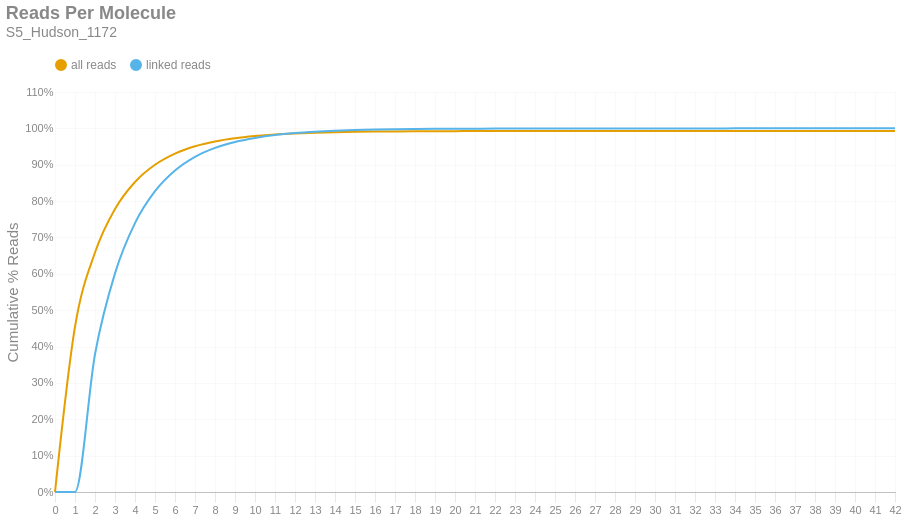

Notebook code cell kept with this figure:
### Markdown cell above
### Reads per Molecule
This chart shows the cumulative distribution of the number of reads per linked molecule. That is, how many alignments are associated with a unique molecule. This excludes the number of reads associated with invalid or absent linked-read barcodes. The `linked` histogram is the percentages recalculated when disregarding singletons.

### Code cell
if SKIPLR:
    print_html(f"Skipped")
else:
    counts = np.bincount(valids['reads'].cast(pl.Int64).to_numpy())
    weighted = counts * np.arange(len(counts))
    all_perc = weighted / n_reads
    linked_perc = weighted / n_linked_reads
    linked_perc[1] = 0
    binned_df = pl.DataFrame({
        'readsper': list(range(len(counts))),
        'all reads (cumsum)': np.cumsum(all_perc).tolist(),
        'linked reads (cumsum)': np.cumsum(linked_perc).tolist(),
    })

    with SafeRender(binned_df):
        (
            density_plot(binned_df, 'Reads Per Molecule', samplename, 'readspmol')
            .encode(
                x=alt.X('readsper:O', title=None).axis(labelAngle=0).scale(padding=0),
                y=alt.Y('value:Q', title='Cumulative % Reads').axis(format='%').stack(False),
                color=alt.Color("key:N").scale(domain=["all reads", "linked reads"]),
                tooltip=[
                    alt.Tooltip("key:N", title="Data Type"),
                    alt.Tooltip("readsper:O", title="Reads Per Molecule"),
                    alt.Tooltip("value:Q", format=".2%", title="% Reads (Cum.)")
                ]            
            )
        ).display()

### Figure 1 — Vega-Lite specification as saved in the notebook (floating-point values rounded to 4 significant figures)
{"width": "container", "height": 400, "config": {"title": {"anchor": "start", "dy": -15, "fontSize": 18, "color": "#888888", "subtitleColor": "#888888", "subtitleFontSize": 14}, "arc": {"fill": "#0072B2"}, "axis": {"domainColor": "#888888", "domainWidth": 0.5, "gridWidth": 0.2, "grid": false, "titleFontWeight": 400, "titleFontSize": 15, "labelFontSize": 11, "labelColor": "#888888", "tickColor": "#888888", "tickWidth": 0.2, "titleColor": "#888888"}, "axisBand": {"grid": false}, "axisX": {"grid": true, "tickSize": 10, "domainCap": "round"}, "axisY": {"domain": false, "grid": true, "tickSize": 0, "domainCap": "round"}, "background": "transparent", "header": {"labelFontSize": 15, "labelColor": "#888888", "titleFontSize": 15, "titleFontWeight": 600, "titleColor": "#888888"}, "legend": {"labelFont": "sans-serif", "labelFontSize": 12, "labelColor": "#888888", "symbolSize": 100, "symbolType": "circle", "titleFontSize": 12, "titlePadding": 10, "titleColor": "#888888", "title": null, "orient": "top"}, "range": {"category": ["#E69F00", "#56B4E9", "#009E73", "#F0E442", "#0072B2", "#D55E00", "#CC79A7", "#000000"], "diverging": ["#cfe8f3", "#a2d4ec", "#73bfe2", "#46abdb", "#1696d2", "#12719e"]}, "area": {"fill": "#0072B2", "fillOpacity": 0.7, "line": true, "strokeOpacity": 0.7}, "line": {"color": "#0072B2", "stroke": "#0072B2", "strokeWidth": 2}, "trail": {"color": "#0072B2", "stroke": "#0072B2", "strokeWidth": 0, "size": 1}, "point": {"filled": true, "fillOpacity": 1.0, "size": 95}, "text": {"color": "#888888", "fontSize": 11, "align": "right", "fontWeight": 400, "size": 11}, "bar": {"fill": "#0072B2", "stroke": null}, "view": {"stroke": null, "continuousWidth": 660, "continuousHeight": 400}}, "data": {"name": "data-66583e7cd63e602363eb4fb546dac94d"}, "mark": {"type": "line", "interpolate": "monotone", "point": {"opacity": 0, "size": 275}}, "encoding": {"color": {"field": "key", "scale": {"domain": ["all reads", "linked reads"]}, "type": "nominal"}, "tooltip": [{"field": "key", "title": "Data Type", "type": "nominal"}, {"field": "readsper", "title": "Reads Per Molecule", "type": "ordinal"}, {"field": "value", "format": ".2%", "title": "% Reads (Cum.)", "type": "quantitative"}], "x": {"axis": {"labelAngle": 0}, "field": "readsper", "scale": {"padding": 0}, "title": null, "type": "ordinal"}, "y": {"axis": {"format": "%"}, "field": "value", "stack": false, "title": "Cumulative % Reads", "type": "quantitative"}}, "params": [{"name": "param_c36ac31b6afebe62", "select": {"type": "point", "fields": ["key"]}, "bind": "legend"}], "title": {"text": "Reads Per Molecule", "subtitle": "S5_Hudson_1172"}, "transform": [{"fold": ["all reads (cumsum)", "linked reads (cumsum)"]}, {"calculate": "replace(datum.key, ' (cumsum)', '')", "as": "key"}, {"filter": {"param": "param_c36ac31b6afebe62"}}], "usermeta": {"embedOptions": {"downloadFileName": "S5_Hudson_1172.readspmol"}}, "$schema": "https://vega.github.io/schema/vega-lite/v6.1.0.json", "datasets": {"data-66583e7cd63e602363eb4fb546dac94d": [{"readsper": 0, "all reads (cumsum)": 0.0, "linked reads (cumsum)": 0.0}, {"readsper": 1, "all reads (cumsum)": 0.4544, "linked reads (cumsum)": 0.0}, {"readsper": 2, "all reads (cumsum)": 0.6585, "linked reads (cumsum)": 0.3789}, {"readsper": 3, "all reads (cumsum)": 0.7783, "linked reads (cumsum)": 0.6013}, {"readsper": 4, "all reads (cumsum)": 0.8526, "linked reads (cumsum)": 0.7393}, {"readsper": 5, "all reads (cumsum)": 0.8999, "linked reads (cumsum)": 0.8271}, {"readsper": 6, "all reads (cumsum)": 0.9306, "linked reads (cumsum)": 0.8841}, {"readsper": 7, "all reads (cumsum)": 0.9508, "linked reads (cumsum)": 0.9217}, {"readsper": 8, "all reads (cumsum)": 0.9641, "linked reads (cumsum)": 0.9463}, {"readsper": 9, "all reads (cumsum)": 0.9728, "linked reads (cumsum)": 0.9626}, {"readsper": 10, "all reads (cumsum)": 0.9788, "linked reads (cumsum)": 0.9736}, {"readsper": 11, "all reads (cumsum)": 0.9832, "linked reads (cumsum)": 0.9818}, {"readsper": 12, "all reads (cumsum)": 0.986, "linked reads (cumsum)": 0.9872}, {"readsper": 13, "all reads (cumsum)": 0.988, "linked reads (cumsum)": 0.9909}, {"readsper": 14, "all reads (cumsum)": 0.9895, "linked reads (cumsum)": 0.9935}, {"readsper": 15, "all reads (cumsum)": 0.9905, "linked reads (cumsum)": 0.9953}, {"readsper": 16, "all reads (cumsum)": 0.9911, "linked reads (cumsum)": 0.9966}, {"readsper": 17, "all reads (cumsum)": 0.9916, "linked reads (cumsum)": 0.9975}, {"readsper": 18, "all reads (cumsum)": 0.992, "linked reads (cumsum)": 0.9981}, {"readsper": 19, "all reads (cumsum)": 0.9922, "linked reads (cumsum)": 0.9986}, {"readsper": 20, "all reads (cumsum)": 0.9924, "linked reads (cumsum)": 0.999}, {"readsper": 21, "all reads (cumsum)": 0.9925, "linked reads (cumsum)": 0.9992}, {"readsper": 22, "all reads (cumsum)": 0.9926, "linked reads (cumsum)": 0.9994}, {"readsper": 23, "all reads (cumsum)": 0.9927, "linked reads (cumsum)": 0.9995}, {"readsper": 24, "all reads (cumsum)": 0.9928, "linked reads (cumsum)": 0.9997}, {"readsper": 25, "all reads (cumsum)": 0.9928, "linked reads (cumsum)": 0.9998}, {"readsper": 26, "all reads (cumsum)": 0.9929, "linked reads (cumsum)": 0.9998}, {"readsper": 27, "all reads (cumsum)": 0.9929, "linked reads (cumsum)": 0.9999}, {"readsper": 28, "all reads (cumsum)": 0.9929, "linked reads (cumsum)": 0.9999}, {"readsper": 29, "all reads (cumsum)": 0.9929, "linked reads (cumsum)": 0.9999}, {"readsper": 30, "all reads (cumsum)": 0.9929, "linked reads (cumsum)": 0.9999}, {"readsper": 31, "all reads (cumsum)": 0.9929, "linked reads (cumsum)": 0.9999}, {"readsper": 32, "all reads (cumsum)": 0.9929, "linked reads (cumsum)": 0.9999}, {"readsper": 33, "all reads (cumsum)": 0.9929, "linked reads (cumsum)": 1.0}, {"readsper": 34, "all reads (cumsum)": 0.9929, "linked reads (cumsum)": 1.0}, {"readsper": 35, "all reads (cumsum)": 0.9929, "linked reads (cumsum)": 1.0}, {"readsper": 36, "all reads (cumsum)": 0.9929, "linked reads (cumsum)": 1.0}, {"readsper": 37, "all reads (cumsum)": 0.9929, "linked reads (cumsum)": 1.0}, {"readsper": 38, "all reads (cumsum)": 0.9929, "linked reads (cumsum)": 1.0}, {"readsper": 39, "all reads (cumsum)": 0.9929, "linked reads (cumsum)": 1.0}, {"readsper": 40, "all reads (cumsum)": 0.9929, "linked reads (cumsum)": 1.0}, {"readsper": 41, "all reads (cumsum)": 0.9929, "linked reads (cumsum)": 1.0}, {"readsper": 42, "all reads (cumsum)": 0.993, "linked reads (cumsum)": 1.0}]}}
